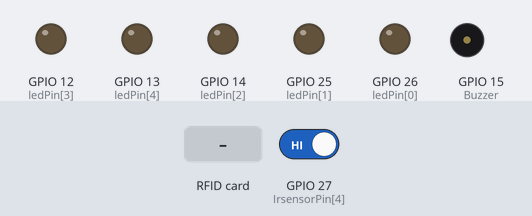
Simulated run of this sketch. Board: ESP32. Parts: output pins drawn as LEDs (lit = HIGH), buzzer (waves = sounding, pin HIGH). Wiring (inferred from the names in the program): 4 × IR receiver: data GPIO 32 / data GPIO 33 / data GPIO 34 / data GPIO 35. Inputs (shaded band) come from the test bench; at power-on: GPIO 27 (IrsensorPin[4]) HIGH. WiFi joins after 1.5 s; servers stay silent unless stated; uploads are accepted with an empty reply; what the sketch prints to the serial monitor is not drawn.

Above: at 2.7 s.
2.8 s: RFID card 09 59 20 23 99 held to the reader
At 7.2 s:
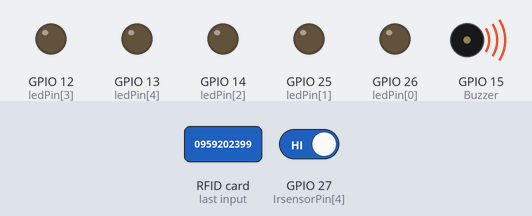
16.8 s: RFID card 76 B1 B0 24 held to the reader
23.9 s: RFID card F5 47 A0 AC held to the reader
Timing chart, 0 to 43.9 s (numbered marks = the images above; inputs shaded):
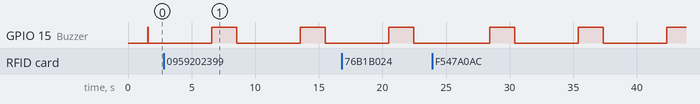

The sketch:

LibraLink.ino
```cpp
#include <WiFi.h>
#include <HTTPClient.h>
#include <WiFiMulti.h>
#include <Wire.h>
#include <Adafruit_GFX.h>
#include <Adafruit_SSD1306.h>
#include <SPI.h>
#include <MFRC522.h>

const int numSensors = 6;
const int numLed = 5;
const int ledPin[numLed] = {26, 25, 14, 12, 13};
const int numIrSensor = 5;
const int IrsensorPin[numIrSensor] = {33, 32, 35, 34, 27};
int sensorStatus[numSensors];
WiFiMulti WiFiMulti;

int Status1;
String Status2;
String Status3;
String Status4;
String Status5;
/********************************************************************************/
// Things to change
const char *ssid = "jet";
const char *password = "0959202399";
String GOOGLE_SCRIPT_ID = "AKfycbzg1S3gOvRd1SiEyUkf-s4I-B1g_E1RzkYNkJZyFHNCQ6ZG0LeJkB4nAiXbH7yR4o_EEQ";
int Buzzer = 15;
const int sendInterval = 1000;//5000
/********************************************************************************/
#define SCREEN_WIDTH 128 // OLED display width, in pixels
#define SCREEN_HEIGHT 64 // OLED display height, in pixels

// Declaration for an SSD1306 display connected to I2C (SDA, SCL pins)
#define OLED_RESET -1 // Reset pin # (or -1 if sharing Arduino reset pin)
Adafruit_SSD1306 display(SCREEN_WIDTH, SCREEN_HEIGHT, &Wire, OLED_RESET);

#define NUMFLAKES 10 // Number of snowflakes in the animation example

#define LOGO_HEIGHT 16
#define LOGO_WIDTH 16
String payload;
int payloadNumber = 0; // Variable to store the integer part of the payload
String payloadString = ""; // Variable to store the string part of the payload

int number;
String text;

WiFiClientSecure client;

#include <SPI.h>
#include <MFRC522.h>

#define SS_PIN 5  // ESP32 pin GIOP5
#define RST_PIN 0 // ESP32 pin GIOP27
String uidString = "";
MFRC522 rfid(SS_PIN, RST_PIN);

bool cardReadInProgress = false;
unsigned long lastCardRead = 0;
const unsigned long debounceDelay = 1000; // 3 seconds debounce delay

void setup() {
  Serial.begin(115200);
  delay(10);
  WiFi.mode(WIFI_STA);
  WiFi.begin(ssid, password);

  Serial.println("Started");
  Serial.print("Connecting");
  while (WiFi.status() != WL_CONNECTED) {
    delay(500);
    Serial.print(".");
  }
  SPI.begin(); // init SPI bus
  rfid.PCD_Init();

  Serial.println("Ready to go");
  pinMode(Buzzer, OUTPUT);
  digitalWrite(Buzzer, HIGH);
}

void loop() {
  unsigned long currentMillis = millis();

  if (!cardReadInProgress && rfid.PICC_IsNewCardPresent() && rfid.PICC_ReadCardSerial()) {
    cardReadInProgress = true;
    lastCardRead = currentMillis;

    MFRC522::PICC_Type piccType = rfid.PICC_GetType(rfid.uid.sak);
    Serial.print("ประเภทของ RFID/NFC: ");
    Serial.println(rfid.PICC_GetTypeName(piccType));

    uidString = "";
    for (int i = 0; i < rfid.uid.size; i++) {
      if (rfid.uid.uidByte[i] < 0x10) {
        uidString += " 0";
      } else {
        uidString += " ";
      }
      uidString += String(rfid.uid.uidByte[i], HEX);
    }

    Serial.print("UID: ");
    Serial.println(uidString);
    Serial.println();

    rfid.PICC_HaltA(); // halt PICC
    rfid.PCD_StopCrypto1(); // stop encryption on PCD

    // Perform necessary actions with the UID
    if (uidString == " 76 b1 b0 24") {
      Serial.println("Steve Job");
      digitalWrite(Buzzer, LOW);
      delay(1000);
      digitalWrite(Buzzer, HIGH);
    }
    if (uidString == " f5 47 a0 ac") {
      Serial.println("พยัคฆราชซ่อนเล็บ3");
    }
    if (uidString == " 0e 05 13 71") {
      Serial.println("พยัคฆราชซ่อนเล็บ1");
      digitalWrite(Buzzer, LOW);
      delay(1000);
      digitalWrite(Buzzer, HIGH);
    }
    if (uidString == " 5e 7b 15 71") {
      Serial.println("พยัคฆราชซ่อนเล็บ1");
      digitalWrite(Buzzer, LOW);
      delay(1000);
      digitalWrite(Buzzer, HIGH);
    }

    uidString = ""; // Reset UID string after processing

  } else if (cardReadInProgress && (currentMillis - lastCardRead > debounceDelay)) {
    cardReadInProgress = false;
  }

  for (int i = 0; i < numIrSensor; i++) {
    pinMode(IrsensorPin[i], INPUT);
    sensorStatus[i] = !digitalRead(IrsensorPin[i]);
    Serial.println(sensorStatus[i]);
    pinMode(ledPin[i], OUTPUT);

    if (sensorStatus[i] == 0) {
      if(i == 0){
        Status1 = 1;
      }
      if(i == 1){
        Status1 = 2;
      }
      if(i == 2){
        Status1 = 3;
      }
      if(i == 3){
        Status1 = 4;
      }
      if(i == 4){
        Status1 = 5;
      }

      if(Status1 == number){
        digitalWrite(Buzzer, HIGH);
        Serial.println("is equal");
      }
      else{
        if(text == "รับ"){
          if(Status1 != number){
            digitalWrite(Buzzer, LOW);
            delay(1000);
            digitalWrite(Buzzer, HIGH);
          }

        }
        else{
          digitalWrite(Buzzer, LOW);
          delay(1000);
          digitalWrite(Buzzer, HIGH);
        }

      }


    }
  }

  delay(50);
  HTTPClient http;
  String url = "https://script.google.com/macros/s/AKfycby7PmyzJkj3eBHDUgAmVtuP1VnsBU8xVVDlEdihX8lzLkVVjfaMV48cfSxiBwagSUnH/exec?";

  for (int i = 0; i < numSensors; i++) {
    url += "value" + String(i) + "=" + String(sensorStatus[i]) + "&";
  }

  Serial.println("Making a request");
  http.begin(url.c_str());
  http.setFollowRedirects(HTTPC_STRICT_FOLLOW_REDIRECTS);
  int httpCode = http.GET();

  if (httpCode > 0) {
    payload = http.getString();
    Serial.println(httpCode);
    Serial.println("Raw payload: " + payload); // Print the raw payload for debugging

    int spaceIndex = payload.indexOf(' ');
    Serial.println("Space index: " + String(spaceIndex)); // Debugging space index
    if (spaceIndex > 0) {
      payloadNumber = payload.substring(0, spaceIndex).toInt();
      payloadString = payload.substring(spaceIndex + 1);
    } else {
      payloadNumber = payload.toInt();
      payloadString = "";
    }
    Serial.print("Payload Number: ");
    Serial.println(payloadNumber);
    Serial.print("Payload String: ");
    Serial.println(payloadString); // Check if this prints anything

  } else {
    Serial.println("Error on HTTP request");
  }

  http.end();
  delay(500);
  spreadsheet_comm();
  delay(sendInterval);
  condition();
}

void spreadsheet_comm() {
  HTTPClient http;
  String url = "https://script.google.com/macros/s/" + GOOGLE_SCRIPT_ID + "/exec?read";
  Serial.print("Making a request");
  http.begin(url.c_str()); // Specify the URL and certificate
  http.setFollowRedirects(HTTPC_STRICT_FOLLOW_REDIRECTS);
  int httpCode = http.GET();

  if (httpCode > 0) { // Check for the returning code
    payload = http.getString();
    Serial.println(httpCode);
    Serial.println("Raw payload: " + payload); // Print the raw payload for debugging

    // Separate the payload into integer and string parts
    int openParenIndex = payload.indexOf('(');
    String numberString = payload.substring(0, openParenIndex);
    number = numberString.toInt();

    int closeParenIndex = payload.indexOf(')');
    text = payload.substring(openParenIndex + 1, closeParenIndex);
// Check if this prints anything
    Serial.print("Number: ");
    Serial.println(number);
    Serial.print("Text: ");
    Serial.println(text);
  } else {
    Serial.println("Error on HTTP request");
  }
  http.end();
}

void condition() {
  if(text == "จอง"){
    if (number == 5) {
    digitalWrite(ledPin[4], HIGH);

      if(sensorStatus[4] == 0){
        Buzzer1();
      }
    }
    else if (number == 4) {
      digitalWrite(ledPin[3], HIGH);
      if(sensorStatus[3] == 0){
        Buzzer1();
      }
      else{
        digitalWrite(Buzzer, HIGH);
      }
    }
    else if (number == 3) {
      digitalWrite(ledPin[2], HIGH);
      if(sensorStatus[2] == 0){
        Buzzer1();
      }
      else{
        digitalWrite(Buzzer, HIGH);
      }
    }
    else if (number == 2) {
      digitalWrite(ledPin[1], HIGH);
      if(sensorStatus[1] == 0){
        Buzzer1();
      }
      else{
        digitalWrite(Buzzer, HIGH);
      }
    }
    else if (number == 1) {
      digitalWrite(ledPin[0], HIGH);
      if(sensorStatus[0] == 0){
        Buzzer1();
      }
      else{
        digitalWrite(Buzzer, HIGH);
      }
    }

  }

  else{
    if (number == 5) {
    digitalWrite(ledPin[4], LOW);

    }
    else if (number == 4) {
      digitalWrite(ledPin[3], LOW);

    }
    else if (number == 3) {
      digitalWrite(ledPin[2], LOW);

    }
    else if (number == 2) {
      digitalWrite(ledPin[1], LOW);

    }
    else if (number == 1) {
      digitalWrite(ledPin[0], LOW);
    }

  }
  digitalWrite(Buzzer, HIGH);
}

void Buzzer1(){

  digitalWrite(Buzzer, LOW);
  delay(1000);
  digitalWrite(Buzzer, HIGH);
  //delay(100);
  //digitalWrite(Buzzer, LOW);
}
```

Measured:
- by itself, GPIO 15 (Buzzer): alternates HIGH for 2.0 s and LOW for 5.0 s
